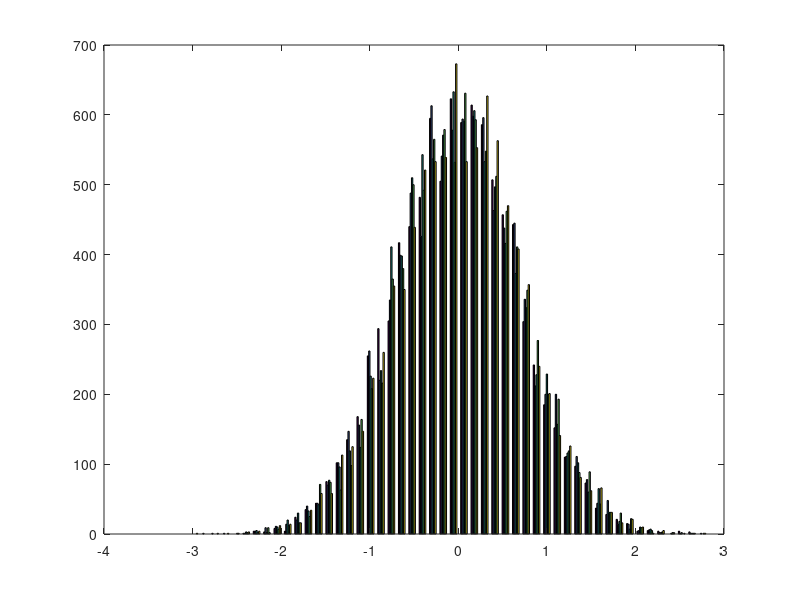
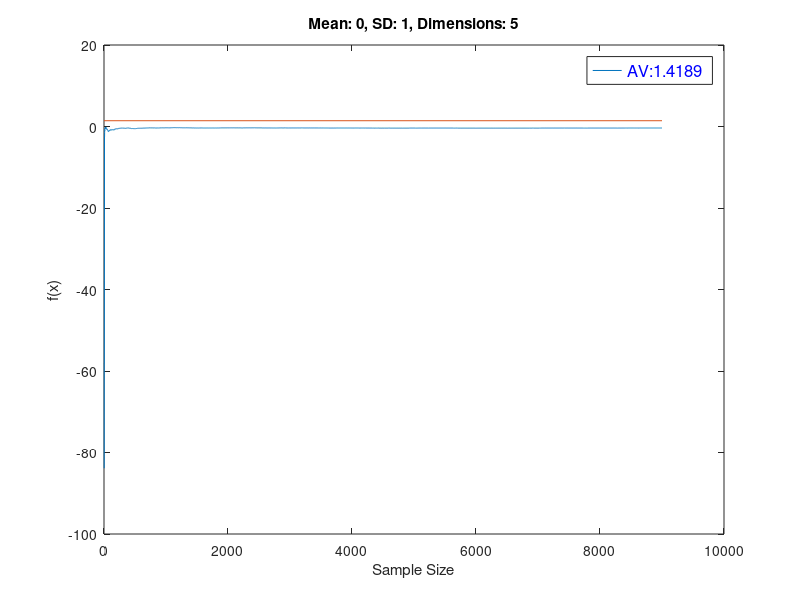

MATLAB code for these plots, in order:
%Multivariate MCMC
%function for analytic value
f=@(x) .5*log(2*pi*exp(1)*(x));

%initialization
sampleSize=9000;
%dimensions>1
dim=5;
mean=0;
sd=1;
start=zeros(1, dim);

%target distribution, [chainSize 1] vector
pdf=@(x) mvnpdf(x, zeros(1,dim), eye(dim));
%proposal pdf, [chainSize 1] vector
proppdf=@(x,y) prod(mvnpdf(mean, sd));
%random number generator, [chainSize dim] matrix
proprnd=@(x) normrnd(mean, sd, 1, dim);

%gather samples, returns size [sampleSize dim]
sample=mhsample(start, sampleSize, 'logpdf', pdf, 'proppdf', proppdf, 'proprnd', proprnd);

%display expected covariance of samples and determinant of covariance
c=cov(sample)
determinant=det(c)
f(determinant)

%initialize temp to hold samples
temp=zeros(sampleSize, 1);

%for each sample
for i=1:sampleSize
    %calculate covariance and determinant of preceding samples
    sam=sample(1:i, :);
    size(sam);
    co=cov(sam);
    d=det(co);
    temp(i)=f(d);
end
%analytic value
sdi=eye(dim)*sd^2;
analyticVal=f(det(sdi));

figure;
hist(sample, 50);

%plotting f(x) at each sample
figure;
plot(1:sampleSize, temp);
hold on;
plot([0 sampleSize], [analyticVal analyticVal]);
hold off;
title(['Mean: ', num2str(mean),', SD: ', num2str(sd),', Dimensions: ', num2str(dim)]);
ylabel('f(x)');
xlabel('Sample Size');
legend({strcat('AV: ', num2str(analyticVal))}, 'FontSize', 12, 'TextColor', 'blue');
